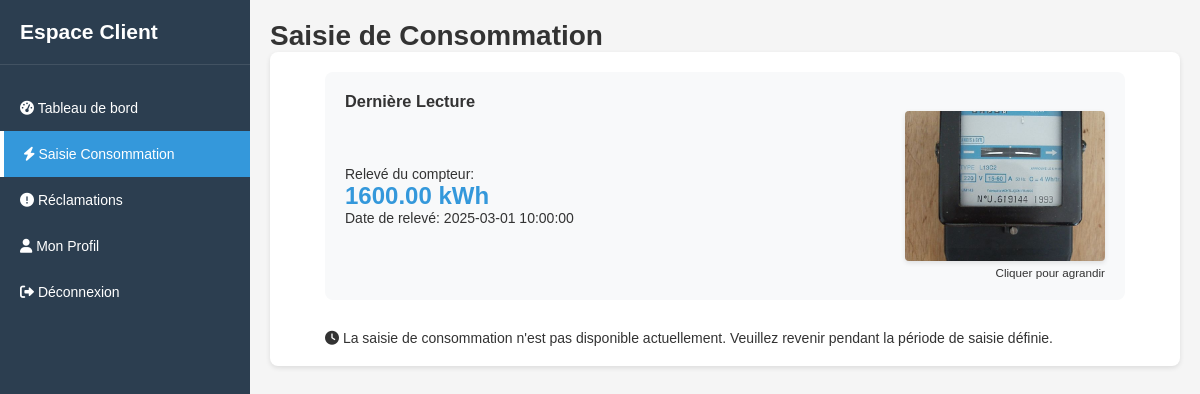
Page /ihm/client/consommations.php (signed in) on the committed database.
### tables this page shows
CREATE TABLE `consommations_mensuelles` (
  `consommation_id` int NOT NULL AUTO_INCREMENT,
  `client_id` int NOT NULL,
  `compteur_id` int NOT NULL,
  `kw` decimal(10,2) NOT NULL,
  `image_path` varchar(255) NOT NULL,
  `created_at` datetime DEFAULT CURRENT_TIMESTAMP,
  PRIMARY KEY (`consommation_id`),
  KEY `client_id` (`client_id`),
  KEY `compteur_id` (`compteur_id`),
  CONSTRAINT `consommations_mensuelles_ibfk_1` FOREIGN KEY (`client_id`) REFERENCES `clients` (`client_id`),
  CONSTRAINT `consommations_mensuelles_ibfk_2` FOREIGN KEY (`compteur_id`) REFERENCES `compteurs` (`compteur_id`)
);

CREATE TABLE `periode_saisie` (
    `id` INT AUTO_INCREMENT PRIMARY KEY,
    `date_debut` DATE NOT NULL,
    `date_fin` DATE NOT NULL,
    `active` BOOLEAN DEFAULT TRUE,
    `updated_at` DATETIME DEFAULT CURRENT_TIMESTAMP ON UPDATE CURRENT_TIMESTAMP
);

### DB/connexion.php (called while the page is built)
<?php
class Database {
    private static $instance = null;
    private $pdo;
    private function __construct() {
        $host = '127.0.0.1';
        $dbName = 'gestion_factures';
        $user = 'root';
        $password = '';
        $dsn = "mysql:host={$host};dbname={$dbName};charset=utf8mb4";
        try {
            $this->pdo = new PDO($dsn, $user, $password, [
                PDO::ATTR_ERRMODE => PDO::ERRMODE_EXCEPTION,
                PDO::ATTR_DEFAULT_FETCH_MODE => PDO::FETCH_ASSOC
            ]);
        } catch (PDOException $e) {
            die("Erreur de connexion à la base de données : " . $e->getMessage());
        }
    }
    public static function getInstance(): Database {
        if (self::$instance === null) {
            self::$instance = new Database();
        }
        return self::$instance;
    }
    public function getConnection(): PDO {
        return $this->pdo;
    }
}

### traitement/consommationService.php (called while the page is built, shortened)
<?php
include_once __DIR__ . '/../DB/consommationDAO.php';
require_once __DIR__ . '/../models/consommationMensuelle.php';
require_once __DIR__ . '/../DB/PeriodeSaisieDAO.php';
class consommationService
{
    private $consommationRepository;
    private $periodeSaisieDAO;
    public function __construct()
    {
        $this->consommationRepository = new ConsommationDAO();
        $this->periodeSaisieDAO = new PeriodeSaisieDAO();
    }
    public function isInActivePeriod(): bool
    {
        $periode = $this->periodeSaisieDAO->getPeriodeSaisie();
        $currentDate = date('Y-m-d');
        $startDate = $periode['date_debut'];
        $endDate = $periode['date_fin'];
        return $periode['active'] && ($currentDate >= $startDate && $currentDate <= $endDate);
    }
    public function getLastMonthlyConsumption($clientId)
    {
        return $this->consommationRepository->getLastNormalConsumption($clientId);
    }
}

### DB/consommationDAO.php (called while the page is built, shortened)
<?php
require_once __DIR__ . '/../models/consommationMensuelle.php';
require_once 'connexion.php';
if (!class_exists('ConsommationDAO')) {
    class ConsommationDAO
    {
        private $db;
        public function __construct()
        {
            $this->db = Database::getInstance()->getConnection();
        }
        public function getLastNormalConsumption($clientId)
        {
            $stmt = $this->db->prepare("
            SELECT cm.consommation_id, cm.kw, cm.image_path, cm.created_at
            FROM consommations_mensuelles cm
            LEFT JOIN anomalies_consommation ac ON cm.consommation_id = ac.consommation_id
            WHERE cm.client_id = :client_id
            AND ac.anomalie_id IS NULL
            ORDER BY cm.created_at DESC
            LIMIT 1
        ");
            $stmt->execute(['client_id' => $clientId]);
            $row = $stmt->fetch();
            $consumption = new ConsommationMensuelle($row['kw'], $row['image_path'], $row['created_at']);
            $consumption->setId($row['consommation_id']);
            return $consumption;
        }
    }
}

### models/consommationMensuelle.php (called while the page is built, shortened)
<?php
class ConsommationMensuelle
{
    private $kw;
    private $imagePath;
    private $createdAt;
    public function __construct($kw, $imagePath, $createdAt = null)
    {
        $this->kw = $kw;
        $this->imagePath = $imagePath;
        $this->createdAt = $createdAt;
    }
    public function getKw()
    {
        return $this->kw;
    }
    public function getImagePath()
    {
        return $this->imagePath;
    }
    public function getCreatedAt()
    {
        return $this->createdAt;
    }
}

### DB/PeriodeSaisieDAO.php (called while the page is built, shortened)
<?php
require_once 'connexion.php';
class PeriodeSaisieDAO {
    private $db;
    public function __construct() {
        $this->db = Database::getInstance()->getConnection();
    }
    public function getPeriodeSaisie() {
        $stmt = $this->db->prepare("
            SELECT * FROM periode_saisie
            ORDER BY id DESC
            LIMIT 1
        ");
        $stmt->execute();
        return $stmt->fetch(PDO::FETCH_ASSOC);
    }
}
?>

### ihm/client/consommations.php (the view, shortened to what this page needs)
<?php
require_once '../../traitement/consommationService.php';
require_once '../../models/consommationMensuelle.php';
require_once '../../DB/PeriodeSaisieDAO.php';
$clientId = $_SESSION['client_id'];
$consommationService = new ConsommationService();
$lastConsumption = $consommationService->getLastMonthlyConsumption($clientId);
$consumptionDate = !empty($lastConsumption) ? $lastConsumption->getCreatedAt() : 'N/A';
$consumptionValue = !empty($lastConsumption) ? $lastConsumption->getKw() : 0;
$canSubmit = false;
$periodeMessage = "";
$imagePath = $lastConsumption ? $lastConsumption->getImagePath() : '';
try {
    $canSubmit = $consommationService->isInActivePeriod();
    if (!$canSubmit) {
        $periodeMessage = "La saisie de consommation n'est pas disponible actuellement. Veuillez revenir pendant la période de saisie définie.";
    }
} catch (Exception $e) {
    $periodeMessage = "Impossible de vérifier la période de saisie.";
}
?>
<!DOCTYPE html>
<html lang="fr">
<head>
    <link rel="stylesheet" href="../../assets/css/main.css">
    <link rel="stylesheet" href="https://cdnjs.cloudflare.com/ajax/libs/font-awesome/6.0.0-beta3/css/all.min.css">
</head>
<body>
    <div class="app-container">
        <div class="sidebar">
            <div class="sidebar-header">
                <h2>Espace Client</h2>
            </div>
            <div class="sidebar-menu">
                <a href="dashboard.php">
                    <i class="fas fa-tachometer-alt"></i> Tableau de bord
                </a>
                <a href="consommations.php" class="active">
                    <i class="fas fa-bolt"></i> Saisie Consommation
                </a>
                <a href="claims.php">
                    <i class="fas fa-exclamation-circle"></i> Réclamations
                </a>
                <a href="profile.php">
                    <i class="fas fa-user"></i> Mon Profil
                </a>
                <a href="../deconnexion.php" class="logout">
                    <i class="fas fa-sign-out-alt"></i> Déconnexion
                </a>
            </div>
        </div>
        <div class="main-content">
            <h1>Saisie de Consommation</h1>
            <div class="card">
                <div class="consumption-form">
                    <div class="previous-reading">
                        <h3>Dernière Lecture</h3>
                        <div class="previous-details">
                            <div class="previous-value">
                                <p>Relevé du compteur:</p>
                                <div class="value"><?php echo $consumptionValue; ?> kWh</div>
                                <p>Date de relevé: <?php echo $consumptionDate; ?></p>
                            </div>
                            <div class="previous-photo">
                                <img src="<?php echo htmlspecialchars($imagePath); ?>"
                                     alt="Photo du compteur précédent"
                                     class="meter-photo"
                                     onclick="openPhotoModal(this.src)">
                                <p><small>Cliquer pour agrandir</small></p>
                            </div>
                        </div>
                    </div>
                    <?php if ($canSubmit): ?>
                        <form id="consumption-form" method="POST" action="consommations.php" enctype="multipart/form-data">
                            <div class="form-group">
                                <label for="current-value">Valeur actuelle du compteur (kWh)</label>
                                <input type="number" name="current-value" id="current-value" required>
                            </div>
                            <div class="form-group">
                                <label>Photo du compteur</label>
                                <div class="upload-container">
                                    <i class="fas fa-camera fa-2x"></i>
                                    <p>Déposez votre photo ici</p>
                                    <input type="file" name="meter-photo" id="meter-photo" accept="image/*" required>
                                </div>
                            </div>
                            <div class="form-actions text-center mt-3">
                                <button type="submit" class="btn btn-primary">
                                    Soumettre la saisie
                                </button>
                            </div>
                        </form>
                    <?php else: ?>
                        <div class="alert alert-warning">
                            <i class="fas fa-clock"></i> <?php echo $periodeMessage; ?>
                        </div>
                    <?php endif; ?>
                </div>
            </div>
        </div>
    </div>
</body>
</html>

### assets/css/main.css (style rules this page uses)
:root { --primary-color: #2c3e50; --secondary-color: #3498db; --accent-color: #e74c3c; --light-color: #ecf0f1; --dark-color: #34495e; --success-color: #2ecc71; --warning-color: #f39c12; --danger-color: #e74c3c; --text-color: #333; --border-color: #ddd; --shadow: 0 2px 5px rgba(0,0,0,0.1); }
* { box-sizing: border-box; margin: 0; padding: 0; }
body { font-family: Geneva, Verdana, sans-serif; background-color: #f5f5f5; color: var(--text-color); font-size: 14px; }
.card { background-color: white; border-radius: 8px; box-shadow: var(--shadow); padding: 20px; margin-bottom: 20px; }
.app-container { display: flex; min-height: 100vh; }
.sidebar { width: 250px; background-color: var(--primary-color); color: white; padding-top: 20px; position: fixed; height: 100vh; left: 0; top: 0; }
.sidebar-header { padding: 0 20px 20px; border-bottom: 1px solid rgba(255,255,255,0.1); }
.sidebar-menu { margin-top: 20px; }
.sidebar-menu a { display: block; color: white; text-decoration: none; padding: 15px 20px; transition: background-color 0.3s; }
.sidebar-menu a.active { background-color: var(--secondary-color); border-left: 4px solid white; }
.main-content { flex: 1; margin-left: 250px; padding: 20px; }
.consumption-form { max-width: 800px; margin: 0 auto; }
.previous-reading { background-color: #f8f9fa; border-radius: 8px; padding: 20px; margin-bottom: 30px; }
.previous-details { display: flex; justify-content: space-between; align-items: center; }
.previous-value { flex: 1; }
.previous-value .value { font-size: 24px; font-weight: bold; color: var(--secondary-color); }
.previous-photo { flex: 1; text-align: right; }
.meter-photo { width: 200px; height: 150px; object-fit: cover; border-radius: 4px; cursor: pointer; box-shadow: var(--shadow); }

### rows in the picture
consommations_mensuelles: kw "1600.00", created_at "2025-03-01 10:00:00", image_path (picture)
periode_saisie: periodeMessage "La saisie de consommation n'est pas disponible actuellement. Veuillez revenir pendant la période de saisie définie."
